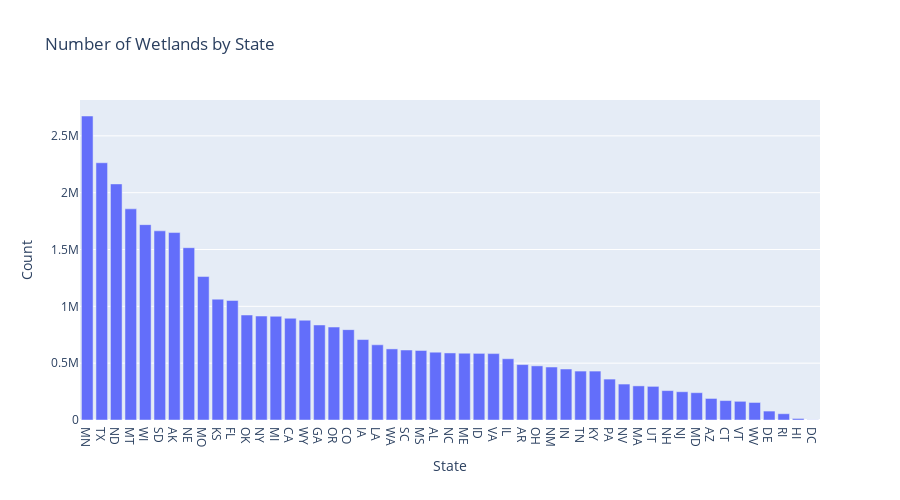

Notebook source saved alongside this figure:
### Code cell
geopypi.bar_chart(count_df, 'State', 'Count', title='Number of Wetlands by State')

### Figure 1 — Plotly figure (JSON) as saved in the notebook; plotly's stock layout.template omitted (floating-point values rounded to 4 significant figures)
{"data": [{"alignmentgroup": "True", "hovertemplate": "State=%{x}<br>Count=%{y}<extra></extra>", "legendgroup": "", "marker": {"color": "#636efa", "pattern": {"shape": ""}}, "name": "", "offsetgroup": "", "orientation": "v", "showlegend": false, "textposition": "auto", "type": "bar", "x": ["MN", "TX", "ND", "MT", "WI", "SD", "AK", "NE", "MO", "KS", "FL", "OK", "NY", "MI", "CA", "WY", "GA", "OR", "CO", "IA", "LA", "WA", "SC", "MS", "AL", "NC", "ME", "ID", "VA", "IL", "AR", "OH", "NM", "IN", "TN", "KY", "PA", "NV", "MA", "UT", "NH", "NJ", "MD", "AZ", "CT", "VT", "WV", "DE", "RI", "HI", "DC"], "xaxis": "x", "y": [2674597, 2263259, 2077099, 1857721, 1718865, 1664305, 1649192, 1516060, 1262141, 1063234, 1051558, 923732, 914614, 912599, 895142, 877849, 836046, 817653, 795103, 707847, 661532, 625575, 615844, 611768, 597013, 589943, 587645, 586192, 584162, 539006, 487645, 476426, 466078, 448708, 430526, 430387, 359921, 316179, 300108, 295925, 258765, 248702, 240320, 189606, 170964, 164400, 154348, 78597, 55229, 13566, 1555], "yaxis": "y"}], "layout": {"barmode": "group", "height": 500, "legend": {"tracegroupgap": 0}, "title": {"text": "Number of Wetlands by State"}, "xaxis": {"anchor": "y", "domain": [0, 1], "title": {"text": "State"}}, "yaxis": {"anchor": "x", "domain": [0, 1], "title": {"text": "Count"}}}}
